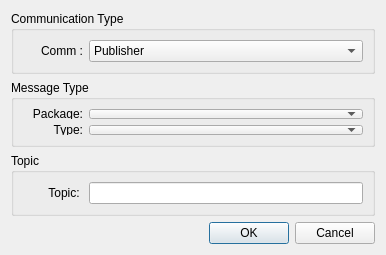
<?xml version="1.0" encoding="UTF-8"?>
<ui version="4.0">
 <class>CommunicationDialog</class>
 <widget class="QDialog" name="CommunicationDialog">
  <property name="windowModality">
   <enum>Qt::WindowModal</enum>
  </property>
  <property name="geometry">
   <rect>
    <x>0</x>
    <y>0</y>
    <width>386</width>
    <height>255</height>
   </rect>
  </property>
  <property name="minimumSize">
   <size>
    <width>278</width>
    <height>255</height>
   </size>
  </property>
  <property name="maximumSize">
   <size>
    <width>386</width>
    <height>255</height>
   </size>
  </property>
  <property name="windowTitle">
   <string>Set Communication Attributes</string>
  </property>
  <property name="modal">
   <bool>true</bool>
  </property>
  <layout class="QVBoxLayout" name="verticalLayout">
   <item>
    <widget class="QGroupBox" name="commGroupBox">
     <property name="title">
      <string>Communication Type</string>
     </property>
     <layout class="QFormLayout" name="formLayout_3">
      <property name="fieldGrowthPolicy">
       <enum>QFormLayout::ExpandingFieldsGrow</enum>
      </property>
      <item row="0" column="0">
       <widget class="QLabel" name="label_4">
        <property name="minimumSize">
         <size>
          <width>60</width>
          <height>0</height>
         </size>
        </property>
        <property name="maximumSize">
         <size>
          <width>60</width>
          <height>16777215</height>
         </size>
        </property>
        <property name="text">
         <string>Comm :</string>
        </property>
        <property name="alignment">
         <set>Qt::AlignRight|Qt::AlignTrailing|Qt::AlignVCenter</set>
        </property>
       </widget>
      </item>
      <item row="0" column="1">
       <widget class="QComboBox" name="commComboBox">
        <property name="sizePolicy">
         <sizepolicy hsizetype="MinimumExpanding" vsizetype="Fixed">
          <horstretch>0</horstretch>
          <verstretch>0</verstretch>
         </sizepolicy>
        </property>
        <item>
         <property name="text">
          <string>Publisher</string>
         </property>
        </item>
        <item>
         <property name="text">
          <string>Subscriber</string>
         </property>
        </item>
        <item>
         <property name="text">
          <string>Service Server</string>
         </property>
        </item>
        <item>
         <property name="text">
          <string>Service Client</string>
         </property>
        </item>
       </widget>
      </item>
     </layout>
    </widget>
   </item>
   <item>
    <widget class="QGroupBox" name="typeGroupBox">
     <property name="title">
      <string>Message Type</string>
     </property>
     <layout class="QFormLayout" name="formLayout">
      <item row="0" column="0">
       <widget class="QLabel" name="label">
        <property name="minimumSize">
         <size>
          <width>60</width>
          <height>0</height>
         </size>
        </property>
        <property name="maximumSize">
         <size>
          <width>60</width>
          <height>16777215</height>
         </size>
        </property>
        <property name="text">
         <string>Package:</string>
        </property>
        <property name="alignment">
         <set>Qt::AlignRight|Qt::AlignTrailing|Qt::AlignVCenter</set>
        </property>
       </widget>
      </item>
      <item row="0" column="1">
       <widget class="QComboBox" name="packageComboBox">
        <property name="sizePolicy">
         <sizepolicy hsizetype="MinimumExpanding" vsizetype="Fixed">
          <horstretch>0</horstretch>
          <verstretch>0</verstretch>
         </sizepolicy>
        </property>
       </widget>
      </item>
      <item row="1" column="0">
       <widget class="QLabel" name="label_2">
        <property name="minimumSize">
         <size>
          <width>60</width>
          <height>0</height>
         </size>
        </property>
        <property name="maximumSize">
         <size>
          <width>60</width>
          <height>16777215</height>
         </size>
        </property>
        <property name="text">
         <string>Type:</string>
        </property>
        <property name="alignment">
         <set>Qt::AlignRight|Qt::AlignTrailing|Qt::AlignVCenter</set>
        </property>
       </widget>
      </item>
      <item row="1" column="1">
       <widget class="QComboBox" name="typeComboBox">
        <property name="sizePolicy">
         <sizepolicy hsizetype="MinimumExpanding" vsizetype="Fixed">
          <horstretch>0</horstretch>
          <verstretch>0</verstretch>
         </sizepolicy>
        </property>
       </widget>
      </item>
     </layout>
    </widget>
   </item>
   <item>
    <widget class="QGroupBox" name="topicGroupBox">
     <property name="title">
      <string>Topic</string>
     </property>
     <layout class="QFormLayout" name="formLayout_2">
      <item row="0" column="0">
       <widget class="QLabel" name="label_3">
        <property name="minimumSize">
         <size>
          <width>60</width>
          <height>0</height>
         </size>
        </property>
        <property name="maximumSize">
         <size>
          <width>60</width>
          <height>16777215</height>
         </size>
        </property>
        <property name="text">
         <string>Topic: </string>
        </property>
        <property name="alignment">
         <set>Qt::AlignRight|Qt::AlignTrailing|Qt::AlignVCenter</set>
        </property>
       </widget>
      </item>
      <item row="0" column="1">
       <widget class="QLineEdit" name="topicLineEdit"/>
      </item>
     </layout>
    </widget>
   </item>
   <item>
    <widget class="QDialogButtonBox" name="buttonBox">
     <property name="orientation">
      <enum>Qt::Horizontal</enum>
     </property>
     <property name="standardButtons">
      <set>QDialogButtonBox::Cancel|QDialogButtonBox::Ok</set>
     </property>
    </widget>
   </item>
  </layout>
 </widget>
 <resources/>
 <connections>
  <connection>
   <sender>buttonBox</sender>
   <signal>accepted()</signal>
   <receiver>CommunicationDialog</receiver>
   <slot>accept()</slot>
   <hints>
    <hint type="sourcelabel">
     <x>248</x>
     <y>254</y>
    </hint>
    <hint type="destinationlabel">
     <x>157</x>
     <y>274</y>
    </hint>
   </hints>
  </connection>
  <connection>
   <sender>buttonBox</sender>
   <signal>rejected()</signal>
   <receiver>CommunicationDialog</receiver>
   <slot>reject()</slot>
   <hints>
    <hint type="sourcelabel">
     <x>316</x>
     <y>260</y>
    </hint>
    <hint type="destinationlabel">
     <x>286</x>
     <y>274</y>
    </hint>
   </hints>
  </connection>
 </connections>
</ui>
